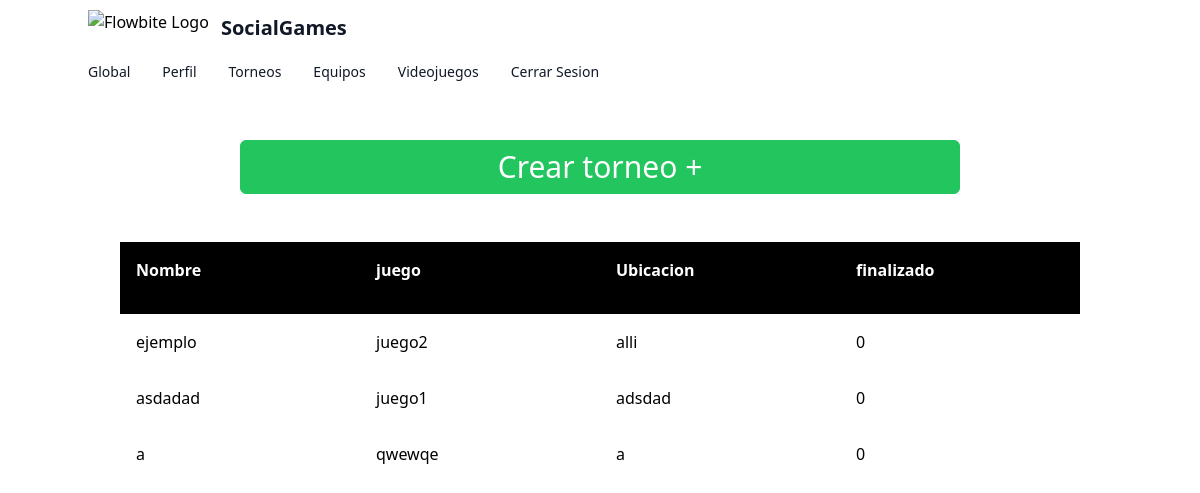
Page /torneos/index.php (signed in) on the committed database.
### tables this page shows
CREATE TABLE `torneos` (
  `id_torneo` int(11) NOT NULL,
  `id_usuario` int(11) DEFAULT NULL,
  `id_juego` int(11) DEFAULT NULL,
  `nombre` varchar(50) DEFAULT NULL,
  `ubicacion` varchar(50) DEFAULT NULL,
  `dimension` int(11) DEFAULT NULL,
  `codigo_torneo` int(11) DEFAULT NULL,
  `finalizado` tinyint(1) DEFAULT NULL
);

CREATE TABLE `videojuego` (
  `id_videojuego` int(11) NOT NULL,
  `nombre_videojuego` varchar(50) NOT NULL,
  `genero_videojuego` varchar(50) NOT NULL,
  `pegi` int(11) NOT NULL,
  `empresa_desarrolladora` varchar(50) NOT NULL
);

### torneos/index.php (the view, shortened to what this page needs)
<!DOCTYPE html>
<html lang="en">
<head>
    <script src="https://cdn.tailwindcss.com"></script>
    <?php
        include ("../conectar_base.php");
    ?>
</head>
<body>
    <nav class="bg-white border-gray-200 px-2 sm:px-4 py-2.5 bg-gray-400">
        <div class="container flex flex-wrap justify-between items-center mx-auto">
            <a href="https://flowbite.com" class="flex items-center">
                <img src="https://svgsilh.com/svg_v2/2962084.svg" class="mr-3 h-6 sm:h-9" alt="Flowbite Logo" />
                <span class="self-center text-xl font-semibold whitespace-nowrap text-gray-900">SocialGames</span>
            </a>
            <div class="w-full block w-auto" id="mobile-menu">
            <ul class="flex mt-4 flex-row space-x-8 mt-0 text-sm font-medium">
                    <li>
                        <a href="http://localhost/Pryecto-Alfa/global"
                            class="border-0 hover:text-blue-700 p-0 text-gray-900 hover:text-white hover:bg-transparent ">Global</a>
                    </li>
                    <li>
                        <a href="http://localhost/Pryecto-Alfa/perfil"
                            class="border-0 hover:text-blue-700 p-0 text-gray-900 hover:text-white hover:bg-transparent ">Perfil</a>
                    </li>
                    <li>
                        <a href="http://localhost/Pryecto-Alfa/torneos"
                            class="border-0 hover:text-blue-700 p-0 text-gray-900 hover:text-white hover:bg-transparent ">Torneos</a>
                    </li>
                    <li>
                        <a href="http://localhost/Pryecto-Alfa/equipos"
                            class="border-0 hover:text-blue-700 p-0 text-gray-900 hover:text-white hover:bg-transparent ">Equipos</a>
                    </li>
                    <li>
                        <a href="http://localhost/Pryecto-Alfa/videojuegos"
                            class="border-0 hover:text-blue-700 p-0 text-gray-900 hover:text-white hover:bg-transparent ">Videojuegos</a>
                    </li>
                    <li>
                        <a href="../logout.php"
                            class="border-0 hover:text-blue-700 p-0 text-gray-900 hover:text-white hover:bg-transparent ">Cerrar Sesion</a>
                    </li>
                </ul>
            </div>
        </div>
    </nav>
    <div class="flex justify-center mt-10">
    <a href="./formCrearTorneo.php" class="w-3/5 text-center text-3xl border border-green-500 bg-green-500 text-white rounded-md px-4 py-2 m-2 transition duration-500 ease select-none hover:bg-green-600 focus:outline-none focus:shadow-outline">Crear torneo +</a>
    </div>
    <div  class="flex justify-center mt-10">
    <table class="text-left w-4/5">
		<thead class="bg-black flex text-white w-full">
			<tr class="flex w-full mb-4">
				<th class="p-4 w-1/4">Nombre</th>
				<th class="p-4 w-1/4">juego</th>
				<th class="p-4 w-1/4">Ubicacion</th>
				<th class="p-4 w-1/4">finalizado</th>
			</tr>
		</thead>
		<tbody class="bg-grey-light flex flex-col items-center  overflow-y-scroll w-full" style="height: 50vh;">
        <?php
                $sql1=" SELECT * FROM torneos t, videojuego v WHERE v.id_videojuego = t.id_juego";
                $registro=mysqli_query($conexion,$sql1) or die ("Error en la consulta $sql1");
                while($fila = mysqli_fetch_array($registro)){
                    echo "<tr class='flex w-full'>
                    <td class='p-4 w-1/4'>$fila[nombre]</td>
                    <td class='p-4 w-1/4'>$fila[nombre_videojuego]</td>
                    <td class='p-4 w-1/4'>$fila[ubicacion]</td>
                    <td class='p-4 w-1/4'>$fila[finalizado]</td>
                </tr>";
                }
            ?>
		</tbody>
	</table>
    </div>
</body>
</html>

### rows in the picture
torneos: nombre "ejemplo", videojuego.nombre_videojuego "juego2", ubicacion "alli", finalizado "0"
torneos: nombre "asdadad", videojuego.nombre_videojuego "juego1", ubicacion "adsdad", finalizado "0"
torneos: nombre "a", videojuego.nombre_videojuego "qwewqe", ubicacion "a", finalizado "0"
